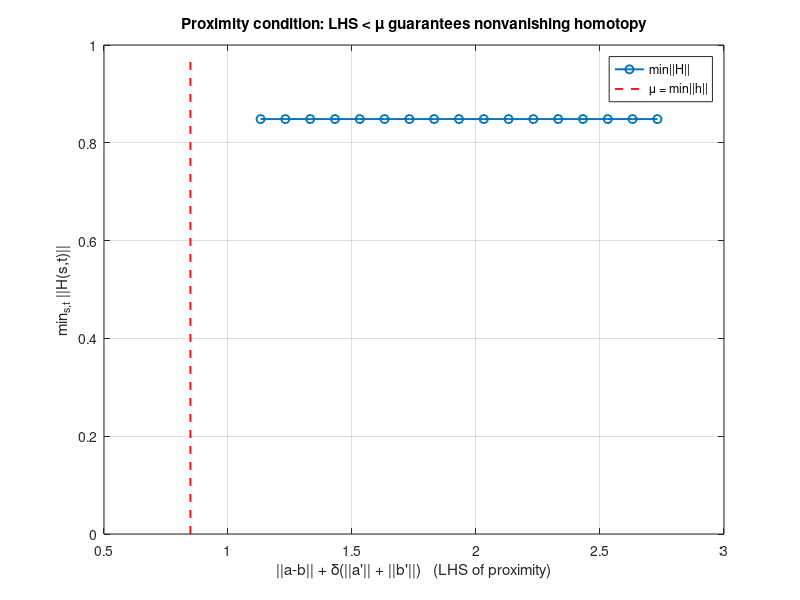

The MATLAB source for this figure: (Note: this script raises an error after producing the figure.)
function s6_proximity_condition()
%S6  The proximity condition eq. (proximity):
%       ||a-b|| + delta*(||a'|| + ||b'||) < mu ,   mu = min_t ||h(t)|| ,
%   is a SUFFICIENT condition guaranteeing that the straight-line homotopy
%   H(s,t) = (1-s) h(t) + s Z_eps(t) never vanishes, so hat h and hat Z_eps are
%   fiberwise homotopic in S^{n-1} (Prop. condhom).  We sweep the size of the
%   normal derivatives a', b' and record min||H||.
    fprintf('\n=== S6: proximity condition eq.(proximity) as sufficient nonvanishing ===\n');
    a = [1;0.2;0]; b = [0.2;1;0]; delta = 0.2; epsr = 0.05;
    ts = linspace(-delta, delta, 400);
    hfun = @(t) (0.5 + t/(2*delta)).*a + (0.5 - t/(2*delta)).*b;
    mu = inf; for t = ts, mu = min(mu, norm(hfun(t))); end
    ap0 = [0;-1;0]; bp0 = [1;0;0];
    scales = linspace(0, 4, 17);
    LHS = zeros(size(scales)); Hmin = zeros(size(scales));
    phi = @(t) sin(pi*max(min(t/epsr,1),-1)/2);
    for k = 1:numel(scales)
        ap = scales(k)*ap0; bp = scales(k)*bp0;
        Zf = @(t) (0.5*(1+phi(t))).*(a + t*ap) + (1 - 0.5*(1+phi(t))).*(b + t*bp);
        LHS(k) = norm(a-b) + delta*(norm(ap)+norm(bp));
        hm = inf;
        for s = linspace(0,1,40)
            for t = ts
                hm = min(hm, norm((1-s)*hfun(t) + s*Zf(t)));
            end
        end
        Hmin(k) = hm;
    end
    fprintf('  mu = min||h|| = %.3f\n', mu);
    for k = 1:numel(scales)
        tag = 'fail'; if LHS(k) < mu, tag = 'HOLD'; end
        fprintf('  scale=%.2f  LHS=%.3f  min||H||=%.3f  [%s]\n', scales(k), LHS(k), Hmin(k), tag);
    end
    f = figure('Color','w');
    plot(LHS, Hmin, 'o-', 'LineWidth', 1.4); hold on;
    yl = ylim; plot([mu mu], [0 max(Hmin)*1.15], 'r--', 'LineWidth', 1.3);
    xlabel('||a-b|| + \delta(||a''|| + ||b''||)   (LHS of proximity)');
    ylabel('min_{s,t} ||H(s,t)||'); grid on;
    title('Proximity condition: LHS < \mu guarantees nonvanishing homotopy');
    legend('min||H||', '\mu = min||h||', 'Location','best');
    exportfig(f, 'fig_s6_proximity');
end
